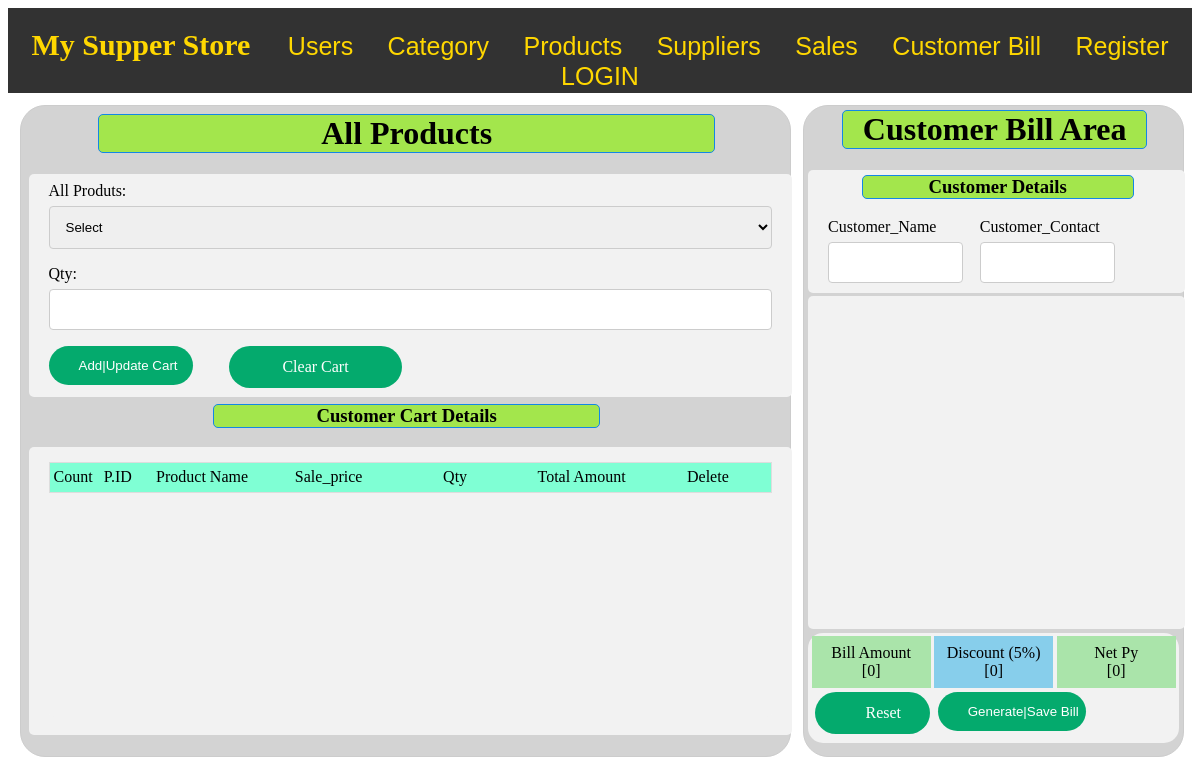
Page /addupdatecart/ on the earlier database version.
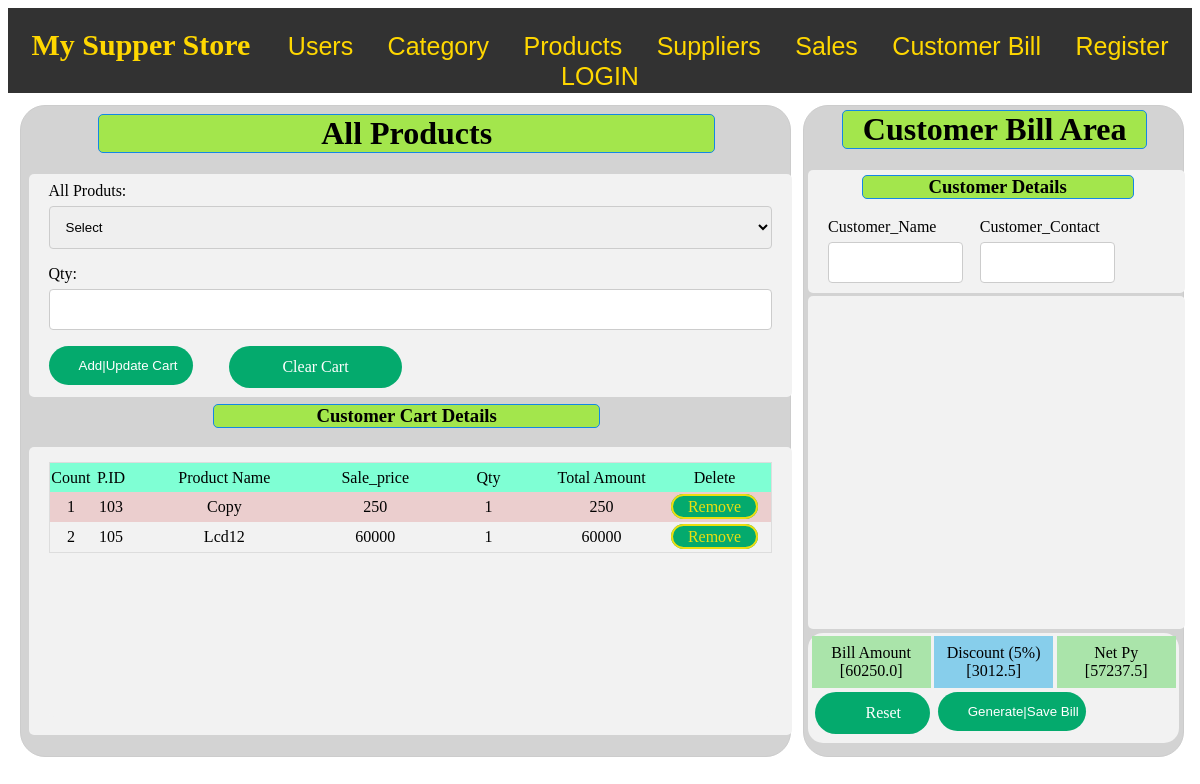
Same page on the later database version.
### members/models.py (models this page shows)
class Cart(models.Model):
    pid=models.CharField(max_length=255)
    productname=models.CharField(max_length=255)
    product_sale_price=models.IntegerField()
    product_quantity=models.IntegerField()
    total_price=models.IntegerField()
    in_stock=models.IntegerField()
    is_deleted = models.BooleanField(default=False)

### members/views.py (the view)
# urls.py: path('addupdatecart/', views.add_update_cart, name='addupdatecart'),
def add_update_cart(request):
  error1=False
  error2=False
  try:
    if request.method == 'POST':
      cust_form=Customer_detail_form()
      search_form=Search_product_form()
      productname=request.POST.get('all_products')
      product_quantity =request.POST.get('proqty')
      cartitem=Products.objects.filter(productname=productname, is_deleted=False, product_status='active')
      for x in cartitem:
        pid=x.id
        productname=x.productname
        product_sale_price=float(x.product_sale_price)
        product_quantity=int(product_quantity)
        is_deleted=False
        in_stock=x.product_quantity
        if product_quantity >int( x.product_quantity):
           error1=True
        else:
          total_price=float(product_quantity*product_sale_price)
      citem=Cart(pid=pid,productname=productname,product_sale_price=product_sale_price,
      product_quantity=product_quantity,total_price=total_price,is_deleted=is_deleted,in_stock=in_stock)
      present=False
      cartlist=Cart.objects.filter(productname=productname)
      for item in cartlist:
         if productname==item.productname:
            present=True
            break
      if present==True:
            error2=True
      else:
          citem.save()
    else:
      search_form=Search_product_form()
      cust_form=Customer_detail_form()
  except:
     pass
  myproducts = Products.objects.filter(is_deleted=False,product_status="active").values()
  cartitems=Cart.objects.filter(is_deleted=False).values()
  bill_amnt=0
  net_pay=0
  discount=0
  for item in cartitems:
    bill_amnt=bill_amnt+float(item['total_price'])
    discount=(bill_amnt*5)/100
    net_pay=bill_amnt-((bill_amnt*5)/100)
  data={'search_form':search_form ,'cartitems':cartitems ,'myproducts':myproducts,'cust_form':cust_form,'bill_amnt':bill_amnt,'discount':discount,'net_pay': net_pay,'error1':error1,'error2':error2}
  return render(request,'customerbill.html',data)

### members/forms.py
class Search_product_form(forms.Form):
    search_product=forms.CharField(max_length=255)

class Customer_detail_form(forms.Form):
    customer_name=forms.CharField(max_length=255)
    customer_contact=forms.CharField(max_length=255)

### templates/customerbill.html (shortened to what the changed rows need)
{% extends "master1.html" %}
{% block content %}
<div style="height:650px" >
    <div style="width:65% ; background-color:lightgray; margin-left:1% ;
    margin-top:1% ; height:100% ;border: 1px solid #ccc;
    border-radius: 25px;float:left " >
    <h1 style="text-align:center;margin-left:10%;margin-top:1% ;background-color:rgb(163, 230, 76);
    border: 1px solid rgb(19, 135, 230); width:80%;
    border-radius: 5px;">All Products</h1>
    <div class="container" style="width:94% ;height:40%;margin-left:1% ;margin-top:0%;float:left;overflow-x: hidden; padding-top:1%">
        <div class="container1" style="width:100% ;height:98%;margin-left:0% ;margin-top:1%;">
          <table style="width:100%; margin-left:0% ">
            <thead>
              <tr >
                <td style="width:5%;background-color: aquamarine;"> Count </td>
                <td style="width:5% ;background-color: aquamarine;"> P.ID </td>
                <td style="background-color: aquamarine;"> Product Name </td>
                <td style="background-color: aquamarine;"> Sale_price </td>
                <td style="background-color: aquamarine;"> Qty </td>
                <td style="background-color: aquamarine;"> Total Amount </td>
                <td style="background-color: aquamarine;"> Delete </td>
              </tr>
            </thead>
              {% for x in cartitems %}
              <tr style="text-align:center ; margin-top:25px ;" >
                <td style="width:5%">{{ forloop.counter }} </td>
                <td style="width:5%"> {{ x.pid }} </td>
                <td style="width:25%">{{ x.productname }} </td>
                <td>{{ x.product_sale_price }} </td>
                <td>{{ x.product_quantity }} </td>
                <td>{{ x.total_price}} </td>
                <td> <a onclick="return confirm('Are you sure you want to delete this?')" name="navlink"  href="{% url 'delete_cartitem' id=x.id %}">Remove</a></td>
              </tr>
              {% endfor %}
          </table>
        </div>
      </div>
    </div>
    <div style="width:32% ; background-color:lightgray; margin-left:1% ;
      margin-top:1% ; height:100% ;border: 1px solid #ccc;
      border-radius: 25px; float:left" >
      <h1 style="text-align:center;margin-left:10%;margin-top:1% ;background-color:rgb(163, 230, 76);
      border: 1px solid rgb(19, 135, 230); width:80%;
      border-radius: 5px;">Customer Bill Area</h1>
      <div class="container1" style="width:98% ;;margin-left:1% ;margin-top:1%;float:left;height:17%;border-radius: 15px;">
        <div  style="width:32% ;;margin-left:1% ;padding-top:2%;margin-top:1%;float:left;height:40%;background-color:rgb(170, 228, 170);text-align:center;color:black">Bill Amount<br>[{{bill_amnt}}]</div>
        <div  style="width:32% ;;margin-left:1% ;padding-top:2%;margin-top:1%;float:left;height:40%;background-color:skyblue;text-align:center;color:black">Discount (5%)<br>[{{discount}}]</div>
        <div  style="width:32% ;;margin-left:1% ;padding-top:2%;margin-top:1%;float:left;height:40%;background-color:rgb(170, 228, 170);text-align:center ;color:black">Net Py <br>[{{net_pay}}]</div>
          <a style="width:4% ;float:left;margin-left:2%;margin-top:1%" name="reset"  href="/customerbill/">Reset</a>
          <input type="submit" name='savebill' style="width:40%;margin-left:2% ;float:left;margin-top:1%"  value= "{% if generate %}Print {% else %}Generate|Save Bill{% endif %}">
      </div>
    </div>
  </div>
{% endblock %}

Differences in the rows shown:
added Cart: pid "103", productname "Copy", product_sale_price "250", product_quantity "1", total_price "250"
added Cart: pid "105", productname "Lcd12", product_sale_price "60000", product_quantity "1", total_price "60000"
Other differences:
{{ bill_amnt }}: "0" → "60250.0"
{{ discount }}: "0" → "3012.5"
{{ net_pay }}: "0" → "57237.5"
